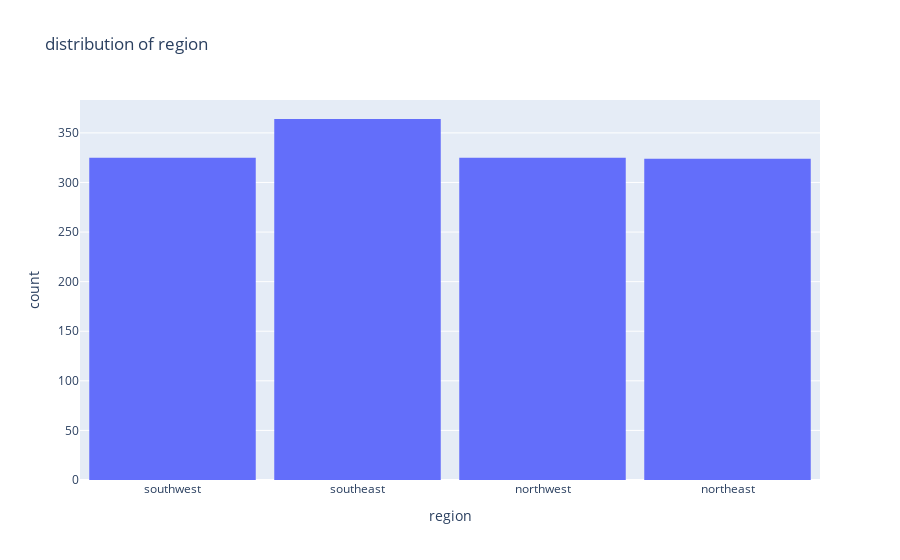

Notebook code cell kept with this figure:
### Code cell
fig = px.histogram(df, 
                   x='region',  
                   title='distribution of region')
fig.update_layout(bargap=0.1)
fig.show()

### Figure 1 — Plotly figure (JSON) as saved in the notebook; plotly's stock layout.template omitted (floating-point values rounded to 4 significant figures; data arrays with more than 128 entries replaced by an {"elided": "..."} marker saying what was removed)
{"data": [{"alignmentgroup": "True", "bingroup": "x", "hovertemplate": "region=%{x}<br>count=%{y}<extra></extra>", "legendgroup": "", "marker": {"color": "#636efa", "pattern": {"shape": ""}}, "name": "", "offsetgroup": "", "orientation": "v", "showlegend": false, "type": "histogram", "x": {"elided": "1338 str values"}, "xaxis": "x", "yaxis": "y"}], "layout": {"bargap": 0.1, "barmode": "relative", "legend": {"tracegroupgap": 0}, "title": {"text": "distribution of region"}, "xaxis": {"anchor": "y", "domain": [0, 1], "title": {"text": "region"}}, "yaxis": {"anchor": "x", "domain": [0, 1], "title": {"text": "count"}}}}
